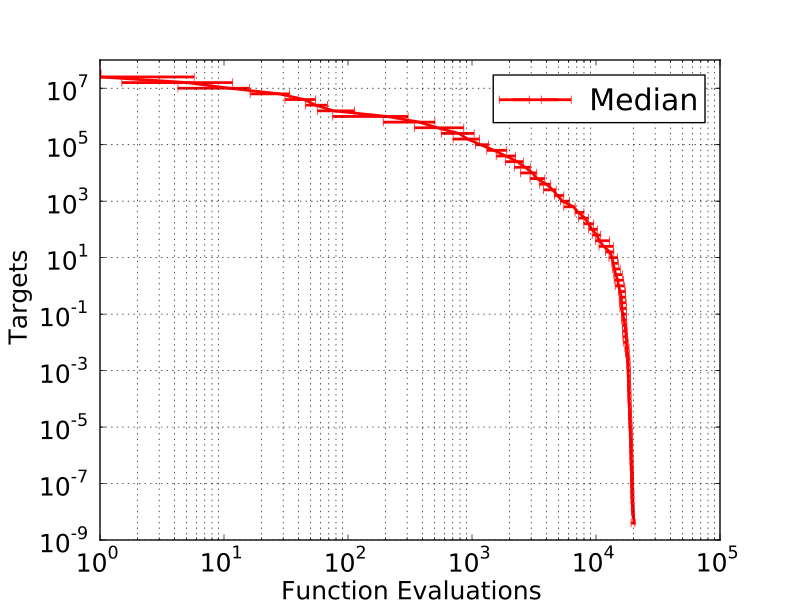

Recreate this plot in Python.
#!/usr/bin/env python
# -*- coding: utf-8 -*-

import urllib
import tarfile
from pylab import *
ion() # may be needed for figures to be shown when executing the script

import bbob_pproc as bb

# Collect and unarchive data (3.4MB)
dataurl = 'http://coco.lri.fr/BBOB2009/pythondata/BIPOP-CMA-ES.tar.gz'
filename, headers = urllib.urlretrieve(dataurl)
archivefile = tarfile.open(filename)
archivefile.extractall()

ds = bb.load('BBOB2009pythondata/BIPOP-CMA-ES/ppdata_f002_20.pickle')
d = ds[0] # store the first element of ds in d for convenience

# Plot target precision versus function evaluations with error bars
targets = d.evals[:, 0]
evals =  d.evals[:, 1:]
from bbob_pproc.toolsstats import prctile
q = array(list(prctile(i, [25, 50, 75]) for i in evals))
xmed = q[:, 1]
xlow = xmed - q[:, 0]
xhig = q[:, 2] - xmed
xerr = vstack((xlow, xhig))
errorbar(xmed, targets, xerr=xerr, color='r', label='Median')
xscale('log')
yscale('log')
xlabel('Function Evaluations')
ylabel('Targets')
grid()
legend()
